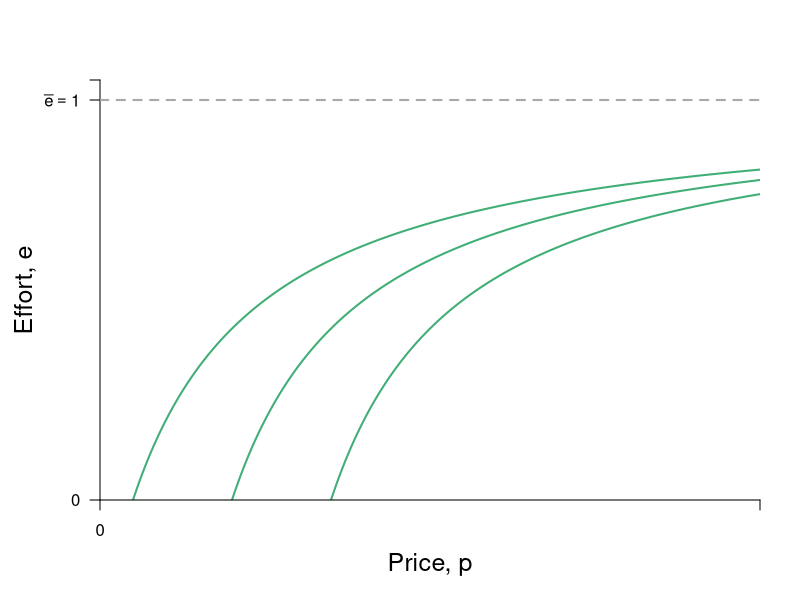

Generate this figure with R: (Note: this script raises an error after producing the figure.)
require(shape)
#pdf(file = "employment/employment_price_initial_indiff_nolabels.pdf", width = 9, height = 7)
jpeg(file = "employment/employment_price_initial_indiff_nolabels.jpg", width = 5*120, height = 4*120)

#Set parameters for graphics
axislabelsize <- 1.5
graphlinewidth <- 2
segmentlinewidth <- 1.5

COL <- c("#7fc97f", "#beaed4", "#fdc086", "#ffff99", "#386cb0", "#f0027f", "#bf5b17", "#666666")
COLA <- c("#e0f3db", "#99d8c9","#66c2a4","#41ae76", "#238b45", "#005824")
COLB <- c("#4eb3d3", "#2b8cbe", "#0868ac","#084081")

#Parameters for figures
u1 <- 4
u2 <- 10
u3 <- 16
a1 <- 2
a2 <- 2
a3 <- 2

indiffFn1 <- function(y, u1 = 4.5, a1 = 2) {
  1 - (a1) / (y - u1)
}

indiffFn2 <- function(y, u2 = 10.5, a2 = 2) {
  1 - (a2) / (y - u2)
}

indiffFn3 <- function(y, u3 = 16.5, a3 = 2) {
  1 - (a3) / (y - u3)
}

PCFn <- function(delta, mu = 16) {
  delta/mu
}

#The derivative for the function q = 1 - delta/(p - u) = delta/p - u)^2;
#From that we get the derivative and substitute in the relevant values
#for delta, u and p; that is we get a slope of 1/32
#But we also need the intercept; 0.375 above, or q/2 as it stood
tangentLine <- function(w){
  0.375 + (1/32)*w
}

COL <- c("#bae4b3", "#74c476", "#238b45")
par(mar =  c(5, 5, 4, 2))
xlims <- c(0, 10)
ylims <- c(0, 1.05)


plot(0, 0, xlim = xlims, ylim = ylims, type = "n",
     xlab = expression(paste("Price, ", p)),
     ylab = expression(paste("Effort, ", e)),
     xaxt = "n", 
     yaxt = "n",
     cex.lab = axislabelsize, 
     bty = "n", 
     xaxs="i", 
     yaxs="i")


# xpoly1 <- seq(from = xlims[1] + 0.2, to = 8, length.out = 500)
# ypoly1 <- PCFn(xpoly1, mu = 8)
# polygon(x = c(xpoly1, rev(xpoly1[1])), y = c(ypoly1, rev(ypoly1)[1]), col=COLA[1], density=NULL, border = NA)
# 

npts <- 500 
xx1 <- seq(u1 + a1 + 0.1, xlims[2], length.out = npts)
xx2 <- seq(u2 + a2 + 0.1, xlims[2], length.out = npts)
xx3 <- seq(3, xlims[2], length.out = npts)
xx4 <- seq(7, 17, 0.01)
xx5 <- seq(xlims[1] + 0.2, xlims[2], length.out = npts)
xx6 <- seq(xlims[1], 20, length.out = npts)


#Draw the lines for the graphs
#lines(xx5, PCFn(xx5, mu = 8), col = COLA[4], lwd = graphlinewidth)
lines(xx5, indiffFn1(xx5, u = 0), col = COLA[4], lwd = graphlinewidth)
lines(xx5, indiffFn1(xx5, u = -1.5), col = COLA[4], lwd = graphlinewidth)
lines(xx3, indiffFn1(xx3, u = 1.5), col = COLA[4], lwd = graphlinewidth)


#Customize ticks and labels for the plot
ticksy <- c(0,  1, ylims[2])
ylabels <- c(0,  expression(paste(bar(e) == 1) ), NA)
ticksx <- c(0, xlims[2])
xlabels <- c(0,  NA)
axis(1, at = ticksx, pos = 0, labels = xlabels)
axis(2, at = ticksy, pos = 0, labels = ylabels, las = 1)

#Annotation of the three indifference curves
# text(0.8, 0.05, expression(paste(u[1])))
# text(2.65, 0.05, expression(paste(u[2] == u[z], phantom() == 0)))
# text(3.8, 0.05, expression(paste(u[3])))

#Line for the max quality, q = 1 
segments(0, 1, xlims[2], 1, lty = 2, col = "darkgray", lwd = 2)
#Annotating line of 100% quality
#text(1.4, 1.025, expression(paste("Maximum level of effort, ", bar(e))))

#Add a point for the tangency
# segments(4, 0, 4, PCFn(delta = 4, mu = 8), lty = 2, col = "darkgray", lwd = segmentlinewidth)
# segments(0, PCFn(delta = 4, mu = 8), 4, PCFn(delta = 4, mu = 8), lty = 2, col = "darkgray", lwd = segmentlinewidth)
# points(4, PCFn(delta = 4, mu = 8), pch = 16, col = "black", cex = 1.5)
# text(4, PCFn(delta = 4, mu = 8) + 0.03, expression(paste(c)))


#Arrow to Slope of production function
# Arrows(8, 0.9, 18, 0.9, col = "black", lty = 1, lwd = 1.5, arr.type = "triangle")
# text(5, 0.93, expression(paste("Slope = ", frac(1, y[e]))))
# text(6.4, 0.83, expression(paste(" = ", frac(e^0.5, phi))))
#text(6.2, 0.83, expression(paste(" = ", frac(y, 2*phi^2))))
# text(20.8, 0.96, expression(paste(y(e))))

# Arrows(19, 0.6, 16.5, 0.6, col = "black", lty = 1, lwd = 1.5, arr.type = "triangle")
# text(21, 0.6, expression(paste(-frac(1, y[e]) == frac(u[y],u[e]))))

# text(4, 0.5, expression(paste("Feasible")))
# text(4, 0.45, expression(paste("set")))



#Label the feasible frontier
# text(2, 0.75, expression("Better for"), cex = labelsize)
# text(2, 0.7, expression("employer"), cex = labelsize)
# text(3.2, 0.5, expression("(production possibilities frontier)"), cex = labelsize)
# Arrows(4.35, 0.95, 8.1, 0.95, col = "black", lty = 1, lwd = 2, arr.type = "triangle", arr.lwd = 0.5)

# text(8, 0.25, expression("Better for"), cex = labelsize)
# text(8, 0.2, expression("employee"), cex = labelsize)


# text(4, 0.97, expression(paste("Slope of iso-profit")), cex = labelsize)
# text(4, 0.89, expression(paste(-mrt(p,e) == frac(de,dp),phantom()==frac(e, p))), cex = labelsize)
# Arrows(5.1, 0.89, 6.9, 0.89, col = "black", lty = 1, lwd = 2, arr.type = "triangle", arr.lwd = 0.5)

text(8, 0.5, expression(paste(mrs(p,e) == frac(u[p],u[e]) )), cex = labelsize)
Arrows(6.4, 0.5, 4.25, 0.5, col = "black", lty = 1, lwd = 2, arr.type = "triangle", arr.lwd = 0.5)


dev.off()
